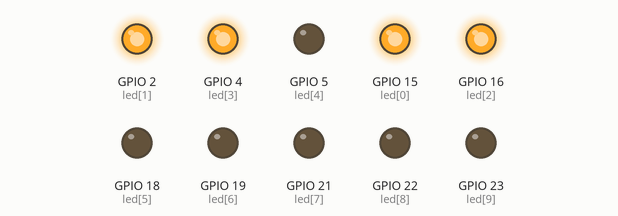
Bench run of a program on a simulated ESP32 board running MicroPython. Parts: output pins drawn as LEDs (lit = HIGH).

Above: at 0.07 s.
At 0.64 s:
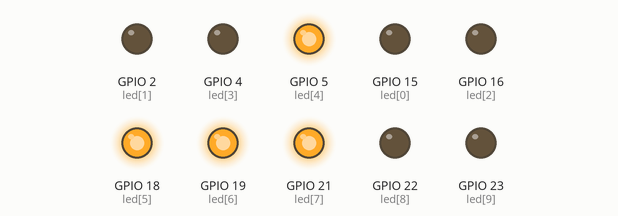
At 1.07 s:
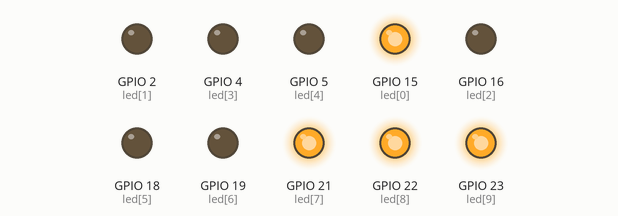
At 2.22 s:
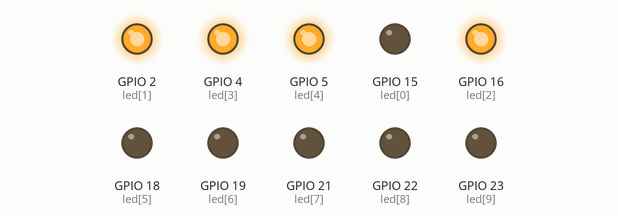
At 3.37 s:
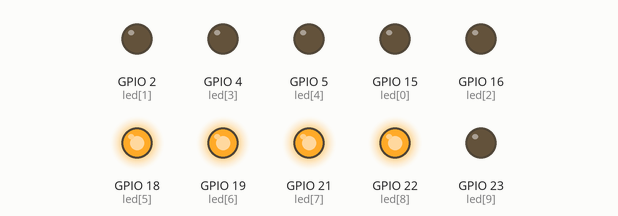
At 4.51 s:
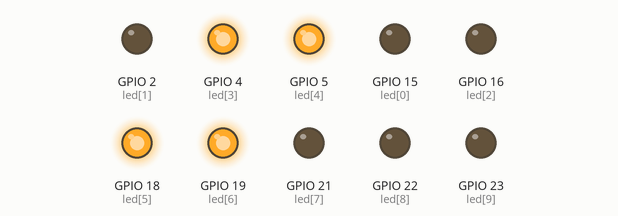
Timing chart, 0 to 4.8 s (numbered marks = the images above):
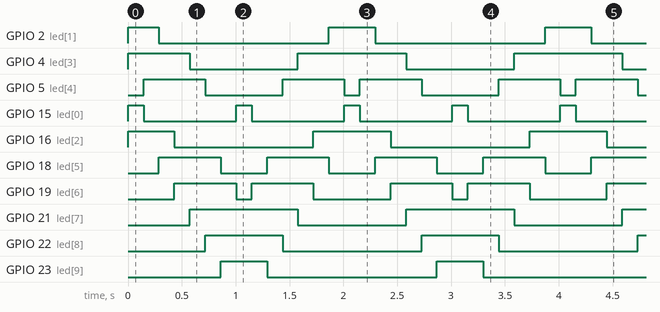

Measured:
- by itself, GPIO 2 (led[1]): repeats every 2.0 s: LOW 1.6 s, HIGH 0.43 s
- by itself, GPIO 4 (led[3]): repeats every 2.0 s: LOW 1.0 s, HIGH 1.0 s
- by itself, GPIO 5 (led[4]): repeats every 2.0 s: LOW 0.72 s, HIGH 0.57 s, LOW 0.14 s, HIGH 0.57 s
- by itself, GPIO 15 (led[0]): alternates HIGH for 0.14 s and LOW for 0.86 s
- by itself, GPIO 16 (led[2]): repeats every 2.0 s: LOW 1.3 s, HIGH 0.72 s
- by itself, GPIO 18 (led[5]): alternates HIGH for 0.57 s and LOW for 0.43 s
- by itself, GPIO 19 (led[6]): repeats every 2.0 s: LOW 0.14 s, HIGH 0.57 s, LOW 0.72 s, HIGH 0.57 s
- by itself, GPIO 21 (led[7]): alternates HIGH for 1.0 s and LOW for 1.0 s

The program:

FlowingLight3AA.py
```python
import time
from machine import Pin

cDelay = 143 #задержка

#pins=[15,2,0,4,5,18,19,21,22,23]
pins=[15,2,16,4,5,18,19,21,22,23]


ledsoff = [0,0,0,0,0,0,0,0,0,0]

#matrix = [1,1,1,1,1,0,0,1,0,0]


matrix = [1,1,1,1,0,0,0,0,0,0]

def clearall():
    length=len(pins)
    for i in range(0,length):
        led=Pin(pins[i],Pin.OUT)
        led.value(ledsoff[i])

def showmatrix():
    length=len(pins)
    for i in range(0,length):
        led=Pin(pins[i],Pin.OUT)
        led.value(matrix[i])
    time.sleep_ms(cDelay)


def movematrixrigth():
    length=len(matrix)
    last = matrix [length-1]
    for i in range(length-1,0,-1):
         matrix[i] = matrix[i-1]
    matrix[0] = last

def movematrixleft():
    length=len(matrix)
    first = matrix [0]
    for i in range(0, length-1):
         matrix[i] = matrix[i+1]
    matrix[length-1] = first

def showled():
     for i in range (0,48):
        showmatrix()
        movematrixrigth()
     for i in range (0,48):
        showmatrix()
        movematrixleft()

def showled1():
     for i in range (0,7):
        showmatrix()
        movematrixrigth()
     for i in range (0,7):
        showmatrix()
        movematrixleft()


clearall()

while True:
    showled1()
```
